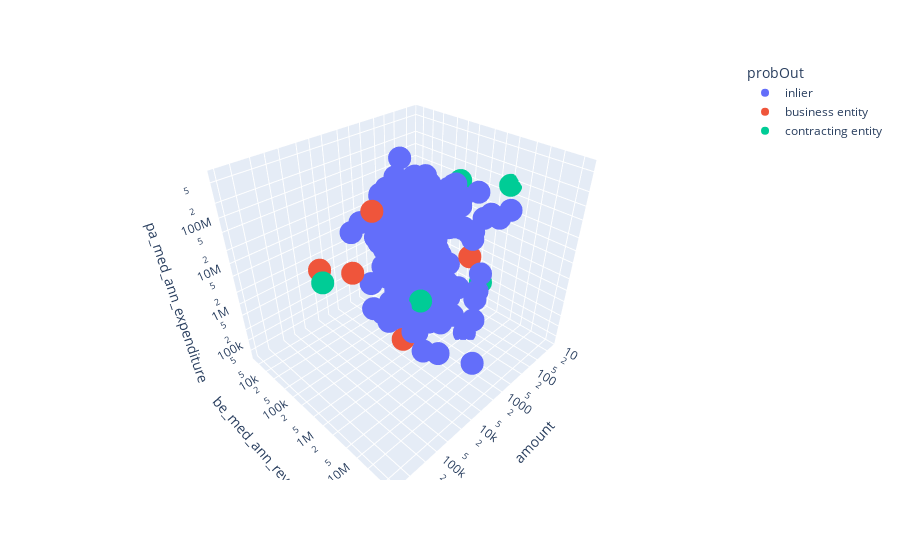

The notebook cell this image was saved under:
### Code cell
import plotly.express as px
px.scatter_3d(df, x="amount", y="be_med_ann_revenue", z="pa_med_ann_expenditure", 
    color="probOut", log_x=True, log_y=True, log_z=True)

### Figure 1 — Plotly figure (JSON) as saved in the notebook; plotly's stock layout.template omitted (floating-point values rounded to 4 significant figures; data arrays with more than 128 entries replaced by an {"elided": "..."} marker saying what was removed)
{"data": [{"hovertemplate": "probOut=inlier<br>amount=%{x}<br>be_med_ann_revenue=%{y}<br>pa_med_ann_expenditure=%{z}<extra></extra>", "legendgroup": "inlier", "marker": {"color": "#636efa", "symbol": "circle"}, "mode": "markers", "name": "inlier", "scene": "scene", "showlegend": true, "type": "scatter3d", "x": {"elided": "187 float values"}, "y": {"elided": "187 float values"}, "z": {"elided": "187 float values"}}, {"hovertemplate": "probOut=business entity<br>amount=%{x}<br>be_med_ann_revenue=%{y}<br>pa_med_ann_expenditure=%{z}<extra></extra>", "legendgroup": "business entity", "marker": {"color": "#EF553B", "symbol": "circle"}, "mode": "markers", "name": "business entity", "scene": "scene", "showlegend": true, "type": "scatter3d", "x": [493100.0, 200, 59.96, 5000, 30000, 25000], "y": [722400.0, 1960000.0, 185000.0, 543300.0, 136800.0, 496700.0], "z": [69560000.0, 5033000.0, 89100.0, 87550.0, 6318000.0, 222800000.0]}, {"hovertemplate": "probOut=contracting entity<br>amount=%{x}<br>be_med_ann_revenue=%{y}<br>pa_med_ann_expenditure=%{z}<extra></extra>", "legendgroup": "contracting entity", "marker": {"color": "#00cc96", "symbol": "circle"}, "mode": "markers", "name": "contracting entity", "scene": "scene", "showlegend": true, "type": "scatter3d", "x": [34.9, 36, 40000.0, 24.97, 14, 22.5, 919900.0], "y": [37920.0, 212100.0, 11680000.0, 988600.0, 2070000.0, 23700.0, 2070000.0], "z": [386300.0, 71000000.0, 18900000.0, 262400.0, 86470000.0, 74050.0, 93790000.0]}], "layout": {"legend": {"title": {"text": "probOut"}, "tracegroupgap": 0}, "margin": {"t": 60}, "scene": {"domain": {"x": [0, 1], "y": [0, 1]}, "xaxis": {"title": {"text": "amount"}, "type": "log"}, "yaxis": {"title": {"text": "be_med_ann_revenue"}, "type": "log"}, "zaxis": {"title": {"text": "pa_med_ann_expenditure"}, "type": "log"}}}}
